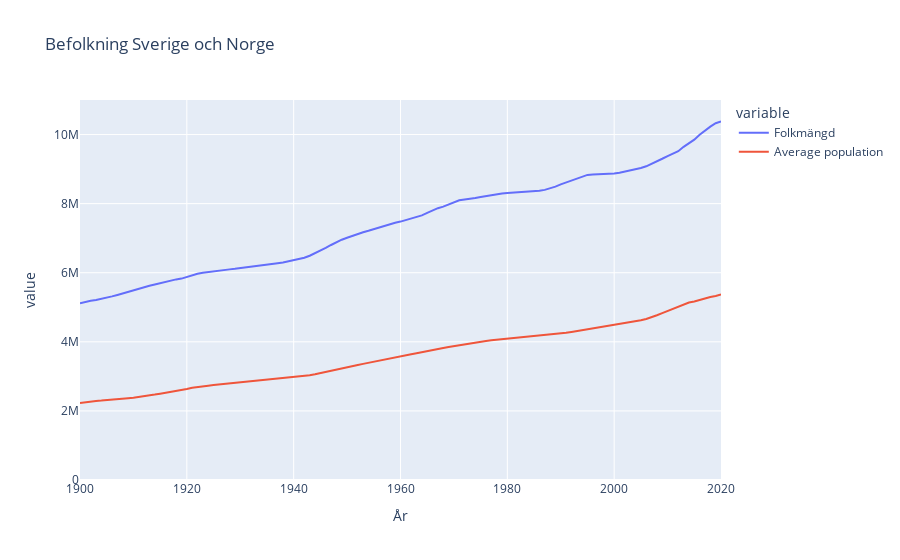

This figure's notebook cell:
### Code cell
fig = px.line(befolking_s_n, x="År", y=["Folkmängd", "Average population"], title="Befolkning Sverige och Norge", range_y=[0, 11e6])


fig.show()
